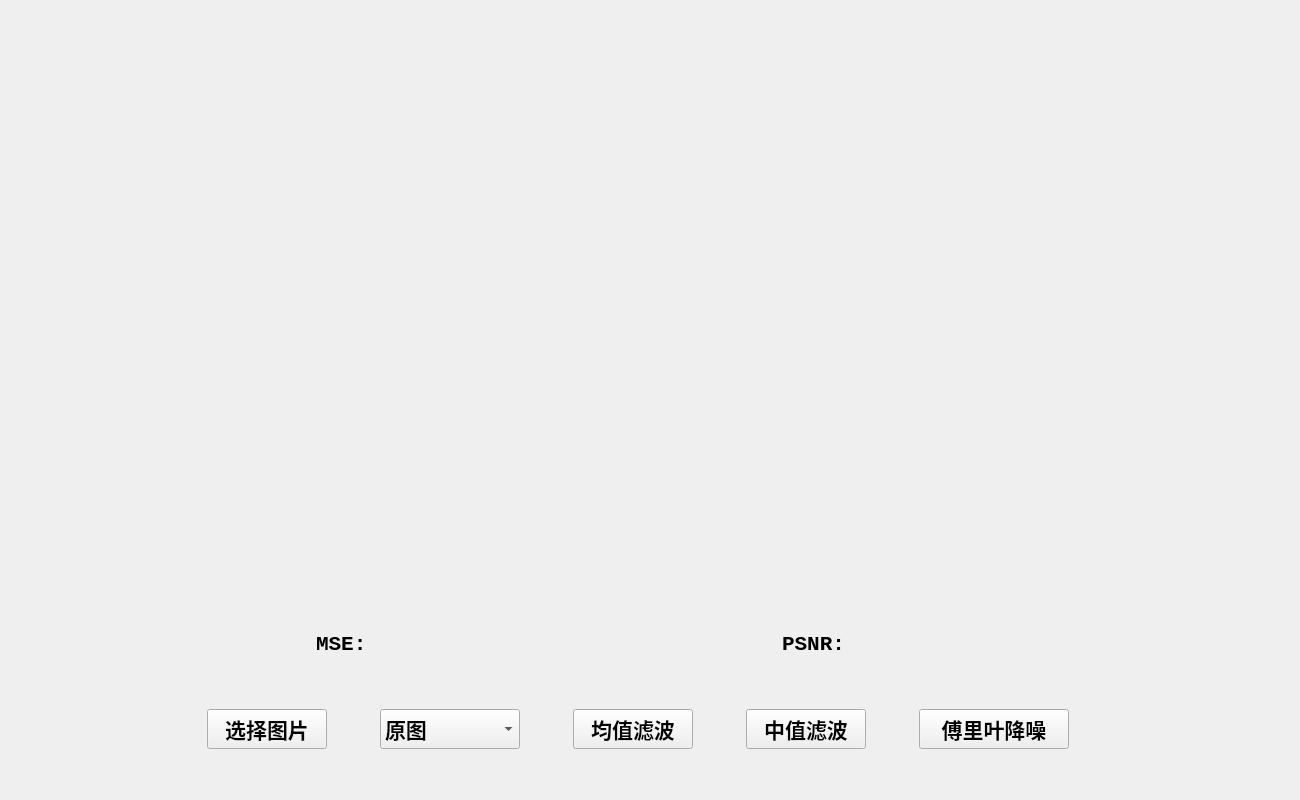
<?xml version="1.0" encoding="UTF-8"?>
<ui version="4.0">
 <class>Widget</class>
 <widget class="QWidget" name="Widget">
  <property name="geometry">
   <rect>
    <x>0</x>
    <y>0</y>
    <width>1300</width>
    <height>800</height>
   </rect>
  </property>
  <property name="sizePolicy">
   <sizepolicy hsizetype="Preferred" vsizetype="Preferred">
    <horstretch>0</horstretch>
    <verstretch>0</verstretch>
   </sizepolicy>
  </property>
  <property name="minimumSize">
   <size>
    <width>1300</width>
    <height>800</height>
   </size>
  </property>
  <property name="maximumSize">
   <size>
    <width>1300</width>
    <height>800</height>
   </size>
  </property>
  <property name="windowTitle">
   <string>Widget</string>
  </property>
  <widget class="QLabel" name="label_srcImg">
   <property name="geometry">
    <rect>
     <x>238</x>
     <y>278</y>
     <width>117</width>
     <height>23</height>
    </rect>
   </property>
   <property name="text">
    <string/>
   </property>
  </widget>
  <widget class="QLabel" name="label_dstImg">
   <property name="geometry">
    <rect>
     <x>584</x>
     <y>278</y>
     <width>123</width>
     <height>23</height>
    </rect>
   </property>
   <property name="text">
    <string/>
   </property>
  </widget>
  <widget class="QWidget" name="widget" native="true">
   <property name="geometry">
    <rect>
     <x>160</x>
     <y>700</y>
     <width>961</width>
     <height>58</height>
    </rect>
   </property>
   <layout class="QHBoxLayout" name="horizontalLayout">
    <item>
     <widget class="QPushButton" name="pb_choseImg">
      <property name="minimumSize">
       <size>
        <width>120</width>
        <height>40</height>
       </size>
      </property>
      <property name="maximumSize">
       <size>
        <width>120</width>
        <height>40</height>
       </size>
      </property>
      <property name="font">
       <font>
        <family>Consolas</family>
        <pointsize>16</pointsize>
        <weight>75</weight>
        <bold>true</bold>
       </font>
      </property>
      <property name="text">
       <string>选择图片</string>
      </property>
     </widget>
    </item>
    <item>
     <widget class="QComboBox" name="comboBox_choseNoise">
      <property name="minimumSize">
       <size>
        <width>140</width>
        <height>40</height>
       </size>
      </property>
      <property name="maximumSize">
       <size>
        <width>140</width>
        <height>40</height>
       </size>
      </property>
      <property name="font">
       <font>
        <family>Consolas</family>
        <pointsize>16</pointsize>
        <weight>75</weight>
        <bold>true</bold>
       </font>
      </property>
      <item>
       <property name="text">
        <string>原图</string>
       </property>
      </item>
      <item>
       <property name="text">
        <string>椒盐噪声</string>
       </property>
      </item>
      <item>
       <property name="text">
        <string>高斯噪声</string>
       </property>
      </item>
      <item>
       <property name="text">
        <string>泊松噪声</string>
       </property>
      </item>
     </widget>
    </item>
    <item>
     <widget class="QPushButton" name="pb_meanFilt">
      <property name="minimumSize">
       <size>
        <width>120</width>
        <height>40</height>
       </size>
      </property>
      <property name="maximumSize">
       <size>
        <width>120</width>
        <height>40</height>
       </size>
      </property>
      <property name="font">
       <font>
        <family>Consolas</family>
        <pointsize>16</pointsize>
        <weight>75</weight>
        <bold>true</bold>
       </font>
      </property>
      <property name="text">
       <string>均值滤波</string>
      </property>
     </widget>
    </item>
    <item>
     <widget class="QPushButton" name="pb_medianFilt">
      <property name="minimumSize">
       <size>
        <width>120</width>
        <height>40</height>
       </size>
      </property>
      <property name="maximumSize">
       <size>
        <width>120</width>
        <height>40</height>
       </size>
      </property>
      <property name="font">
       <font>
        <family>Consolas</family>
        <pointsize>16</pointsize>
        <weight>75</weight>
        <bold>true</bold>
       </font>
      </property>
      <property name="text">
       <string>中值滤波</string>
      </property>
     </widget>
    </item>
    <item>
     <widget class="QPushButton" name="pb_Fourier">
      <property name="minimumSize">
       <size>
        <width>150</width>
        <height>40</height>
       </size>
      </property>
      <property name="maximumSize">
       <size>
        <width>150</width>
        <height>40</height>
       </size>
      </property>
      <property name="font">
       <font>
        <family>Consolas</family>
        <pointsize>16</pointsize>
        <weight>75</weight>
        <bold>true</bold>
       </font>
      </property>
      <property name="text">
       <string>傅里叶降噪</string>
      </property>
     </widget>
    </item>
   </layout>
  </widget>
  <widget class="QWidget" name="widget_2" native="true">
   <property name="geometry">
    <rect>
     <x>310</x>
     <y>620</y>
     <width>194</width>
     <height>48</height>
    </rect>
   </property>
   <layout class="QHBoxLayout" name="horizontalLayout_2">
    <item>
     <widget class="QLabel" name="label_2">
      <property name="minimumSize">
       <size>
        <width>60</width>
        <height>30</height>
       </size>
      </property>
      <property name="maximumSize">
       <size>
        <width>60</width>
        <height>30</height>
       </size>
      </property>
      <property name="font">
       <font>
        <family>Consolas</family>
        <pointsize>16</pointsize>
        <weight>75</weight>
        <bold>true</bold>
       </font>
      </property>
      <property name="text">
       <string>MSE:</string>
      </property>
     </widget>
    </item>
    <item>
     <widget class="QLabel" name="label_MSE">
      <property name="minimumSize">
       <size>
        <width>110</width>
        <height>30</height>
       </size>
      </property>
      <property name="maximumSize">
       <size>
        <width>110</width>
        <height>30</height>
       </size>
      </property>
      <property name="font">
       <font>
        <family>Consolas</family>
        <pointsize>16</pointsize>
        <weight>75</weight>
        <bold>true</bold>
       </font>
      </property>
      <property name="autoFillBackground">
       <bool>true</bool>
      </property>
      <property name="text">
       <string/>
      </property>
     </widget>
    </item>
   </layout>
  </widget>
  <widget class="QWidget" name="widget_3" native="true">
   <property name="geometry">
    <rect>
     <x>776</x>
     <y>620</y>
     <width>209</width>
     <height>48</height>
    </rect>
   </property>
   <layout class="QHBoxLayout" name="horizontalLayout_3">
    <item>
     <widget class="QLabel" name="label_3">
      <property name="minimumSize">
       <size>
        <width>75</width>
        <height>30</height>
       </size>
      </property>
      <property name="maximumSize">
       <size>
        <width>75</width>
        <height>30</height>
       </size>
      </property>
      <property name="font">
       <font>
        <family>Consolas</family>
        <pointsize>16</pointsize>
        <weight>75</weight>
        <bold>true</bold>
       </font>
      </property>
      <property name="text">
       <string>PSNR:</string>
      </property>
     </widget>
    </item>
    <item>
     <widget class="QLabel" name="label_PSNR">
      <property name="minimumSize">
       <size>
        <width>110</width>
        <height>30</height>
       </size>
      </property>
      <property name="maximumSize">
       <size>
        <width>110</width>
        <height>30</height>
       </size>
      </property>
      <property name="font">
       <font>
        <family>Consolas</family>
        <pointsize>16</pointsize>
        <weight>75</weight>
        <bold>true</bold>
       </font>
      </property>
      <property name="autoFillBackground">
       <bool>true</bool>
      </property>
      <property name="text">
       <string/>
      </property>
     </widget>
    </item>
   </layout>
  </widget>
 </widget>
 <resources/>
 <connections/>
</ui>
